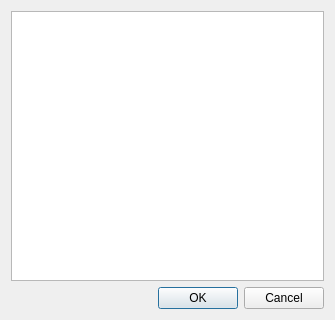
<?xml version="1.0" encoding="UTF-8"?>
<ui version="4.0">
 <class>NewObjectDialog</class>
 <widget class="QDialog" name="NewObjectDialog">
  <property name="geometry">
   <rect>
    <x>0</x>
    <y>0</y>
    <width>335</width>
    <height>320</height>
   </rect>
  </property>
  <property name="windowTitle">
   <string>Add new object</string>
  </property>
  <property name="windowIcon">
   <iconset theme="list-add">
    <normaloff>.</normaloff>.</iconset>
  </property>
  <layout class="QVBoxLayout" name="verticalLayout">
   <item>
    <widget class="QTreeView" name="treeView">
     <property name="sortingEnabled">
      <bool>false</bool>
     </property>
     <property name="animated">
      <bool>true</bool>
     </property>
    </widget>
   </item>
   <item>
    <widget class="QDialogButtonBox" name="buttonBox">
     <property name="orientation">
      <enum>Qt::Horizontal</enum>
     </property>
     <property name="standardButtons">
      <set>QDialogButtonBox::Cancel|QDialogButtonBox::Ok</set>
     </property>
    </widget>
   </item>
  </layout>
 </widget>
 <resources/>
 <connections>
  <connection>
   <sender>buttonBox</sender>
   <signal>accepted()</signal>
   <receiver>NewObjectDialog</receiver>
   <slot>accept()</slot>
   <hints>
    <hint type="sourcelabel">
     <x>248</x>
     <y>254</y>
    </hint>
    <hint type="destinationlabel">
     <x>157</x>
     <y>274</y>
    </hint>
   </hints>
  </connection>
  <connection>
   <sender>buttonBox</sender>
   <signal>rejected()</signal>
   <receiver>NewObjectDialog</receiver>
   <slot>reject()</slot>
   <hints>
    <hint type="sourcelabel">
     <x>316</x>
     <y>260</y>
    </hint>
    <hint type="destinationlabel">
     <x>286</x>
     <y>274</y>
    </hint>
   </hints>
  </connection>
 </connections>
</ui>
